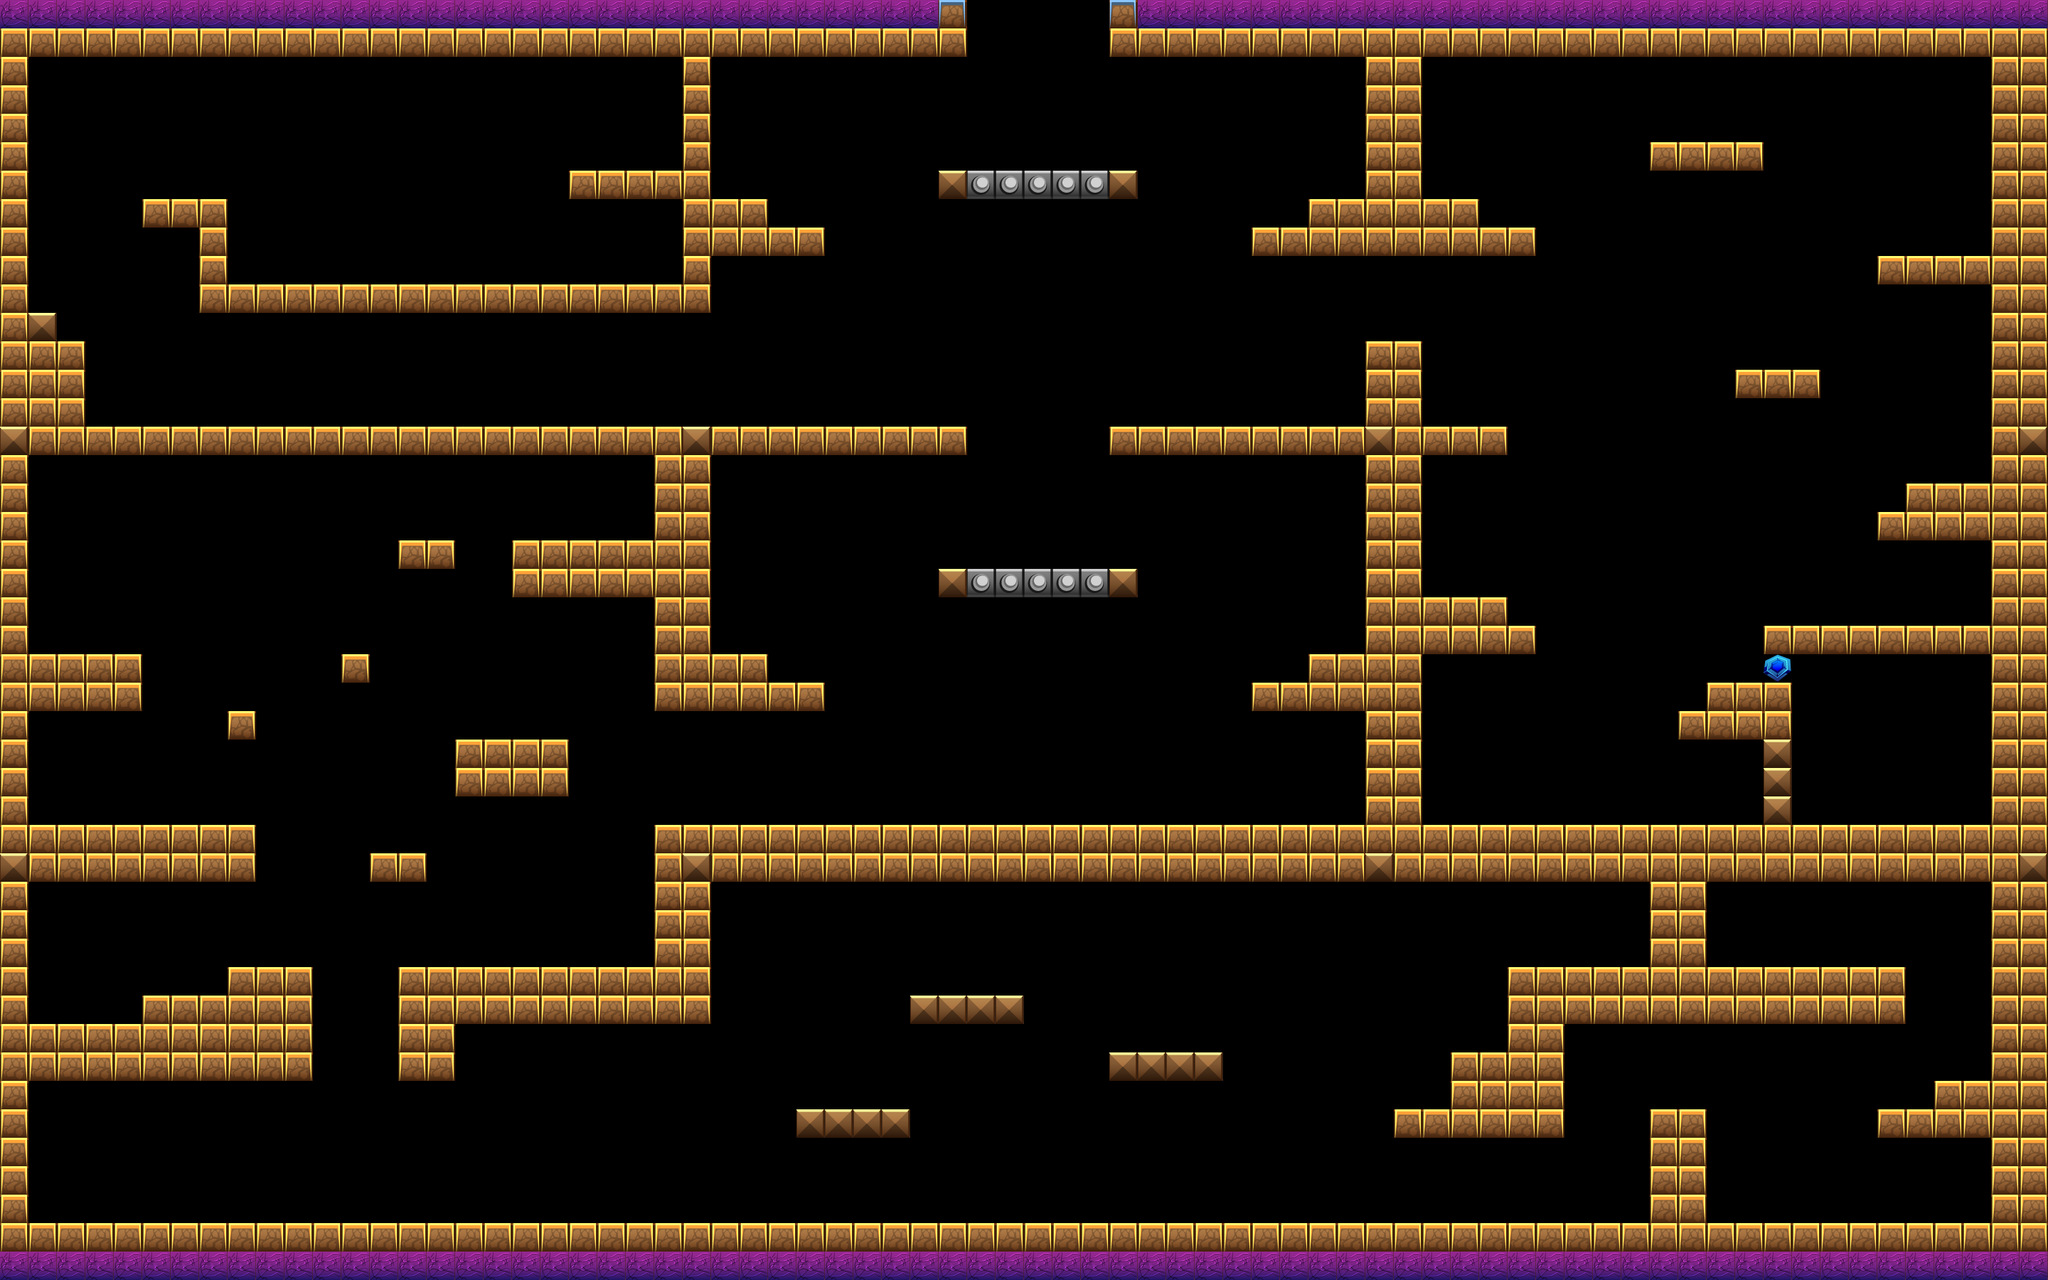

This game map was drawn from its Tiled (.tmx) file and the tilesets committed beside it. A one-line description and the trimmed map source follow:
An orthogonal 72x45 tile map with 40x40 px tiles, 4 tile layers (layer, items, spines, screen).

<map version="1.0" orientation="orthogonal" width="72" height="45" tilewidth="40" tileheight="40">
 <tileset firstgid="1" name="background" tilewidth="40" tileheight="40">
  <image source="../sprites/tileset.png" trans="ff00ff" width="400" height="40" />
  <tile id="7">
   <properties>
    <property name="door" value="10" />
   </properties>
  </tile>
 </tileset>
 <layer name="layer" width="72" height="45">
  <data>[3240 cells, 921 non-empty, 6 distinct tile ids]</data>
 </layer>
 <layer name="items" width="72" height="45">
  <data>[3240 cells, 0 non-empty, 0 distinct tile ids]</data>
 </layer>
 <layer name="spines" width="72" height="45">
  <data>[3240 cells, 0 non-empty, 0 distinct tile ids]</data>
 </layer>
 <layer name="screen" width="72" height="45">
  <data>[3240 cells, 8 non-empty, 1 distinct tile ids]</data>
 </layer>
</map>
